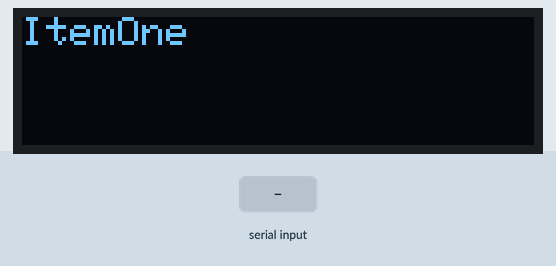
This sketch was run on a simulated Arduino Uno, built with avr-gcc and run on an emulated ATmega328P. On the bench: 128×32 one-colour display. The test bench sets the inputs (shaded band). What the sketch prints to the serial monitor is not drawn.

Above: at 1.2 s.
1.3 s: "s" received over Serial
At 2.5 s:
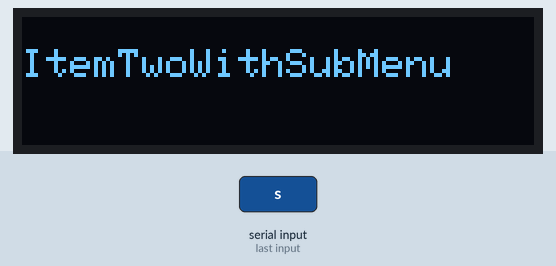
2.8 s: "d" received over Serial
At 3.7 s:
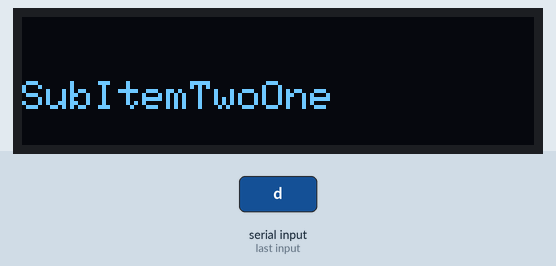
4.3 s: "s" received over Serial
At 4.9 s:
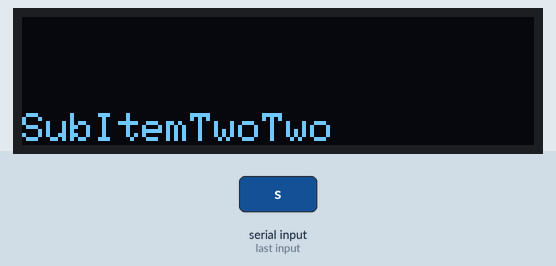
5.8 s: "s" received over Serial
At 7.2 s:
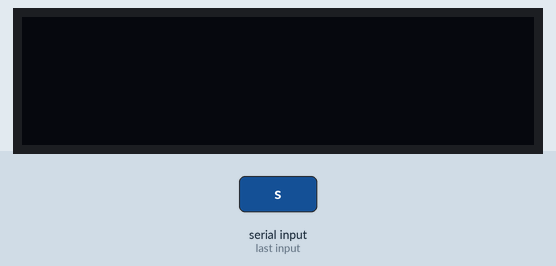
Timing chart, 0 to 7.8 s (numbered marks = the images above; inputs shaded):
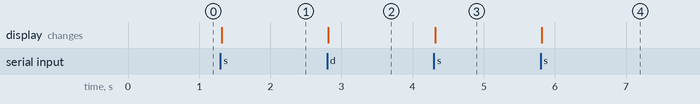

The sketch:

DisplayMenu.ino
```cpp
#include <SPI.h>
#include <Wire.h>
#include <Adafruit_GFX.h>
#include <Adafruit_SSD1306.h>

#define OLED_RESET 4
Adafruit_SSD1306 display(OLED_RESET);

typedef struct {
  byte parent;
  bool hasSubItems;
  String name;
} menuItem;
byte currentMenuItemId;
menuItem root = {120, 0, "Root"};
menuItem item1 = {0, 0, "ItemOne"};
menuItem item2 = {0, 1, "ItemTwoWithSubMenu"};
menuItem item3 = {2, 0, "SubItemTwoOne"};
menuItem item4 = {2, 0, "SubItemTwoTwo"};
menuItem item5 = {2, 0, "SubItemTwoThree"};
menuItem menu[7]={root, item1, item2, item3, item4, item5};


void setup() {
  Serial.begin(9600);
  display.begin(SSD1306_SWITCHCAPVCC, 0x3C);  // initialize with the I2C addr 0x3C (for the 128x32)
  // init done
  display.clearDisplay(); // Clear the buffer.
  currentMenuItemId=1;
  display.setTextSize(1);
  display.setTextColor(WHITE);
  display.setCursor(0,0);
  displayMenu();
}

void loop() {
  if (Serial.available()){
    switch (Serial.read()){
      case 'w'://up
      if(currentMenuItemId>0
      && menu[currentMenuItemId-1].parent==menu[currentMenuItemId].parent){
        currentMenuItemId--;
        displayMenu();
        }
      break;
      case 's'://down
      if(currentMenuItemId<sizeof(menu)-1
      && menu[currentMenuItemId+1].parent==menu[currentMenuItemId].parent){
        currentMenuItemId++;
        displayMenu();
      }
	  break;
	  case 'a'://back
	  if(menu[currentMenuItemId].parent>0){
	    currentMenuItemId=menu[currentMenuItemId].parent;
     displayMenu();
	  }
	  break;
	  case 'd'://forward
	  if(menu[currentMenuItemId].hasSubItems){
		  for(int i=0;i<sizeof(menu);i++){
			  if(menu[i].parent==currentMenuItemId){
				  currentMenuItemId=i;
          displayMenu();
          break;
			  }
		  }
	  }
	  break;
    }
  }
  Serial.println(currentMenuItemId);
}

void displayMenu(){
	display.clearDisplay();
  for(int i=sizeof(menu);i>0;i--){
    if(i == currentMenuItemId+1
    && menu[i].parent == menu[currentMenuItemId].parent){
      display.println(menu[currentMenuItemId].name);
      //display.println(menu[i].name);
    }
    else if(i == currentMenuItemId-1
    && menu[i].parent == menu[currentMenuItemId].parent){
      //display.println(menu[i].name);
      display.println(menu[currentMenuItemId].name);
    }
  }
  display.display();
}
```

Measured:
- after the input at 1.3 s, the display: changes at once (image 1)
- after the input at 2.8 s, the display: changes at once (image 2)
- after the input at 4.3 s, the display: changes at once (image 3)
- after the input at 5.8 s, the display: changes at once (image 4)
